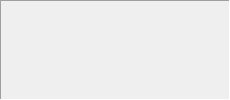
           <widget class="QFrame" name="frameInfoBox">
            <property name="sizePolicy">
             <sizepolicy hsizetype="Fixed" vsizetype="Minimum">
              <horstretch>0</horstretch>
              <verstretch>0</verstretch>
             </sizepolicy>
            </property>
            <property name="minimumSize">
             <size>
              <width>230</width>
              <height>0</height>
             </size>
            </property>
            <property name="maximumSize">
             <size>
              <width>230</width>
              <height>16777215</height>
             </size>
            </property>
            <property name="frameShape">
             <enum>QFrame::Panel</enum>
            </property>
            <property name="frameShadow">
             <enum>QFrame::Sunken</enum>
            </property>
            <layout class="QVBoxLayout" name="verticalLayout_4">
             <property name="leftMargin">
              <number>6</number>
             </property>
             <property name="topMargin">
              <number>6</number>
             </property>
             <property name="rightMargin">
              <number>6</number>
             </property>
             <property name="bottomMargin">
              <number>6</number>
             </property>
             <item>
              <widget class="QLabel" name="lblFilename">
               <property name="sizePolicy">
                <sizepolicy hsizetype="Preferred" vsizetype="Minimum">
                 <horstretch>0</horstretch>
                 <verstretch>0</verstretch>
                </sizepolicy>
               </property>
               <property name="font">
                <font>
                 <weight>75</weight>
                 <bold>true</bold>
                </font>
               </property>
               <property name="text">
                <string/>
               </property>
               <property name="wordWrap">
                <bool>true</bool>
               </property>
              </widget>
             </item>
             <item>
              <layout class="QHBoxLayout" name="horizontalLayout_4">
               <item>
                <widget class="QLabel" name="lblArchiveType">
                 <property name="sizePolicy">
                  <sizepolicy hsizetype="Minimum" vsizetype="Minimum">
                   <horstretch>0</horstretch>
                   <verstretch>0</verstretch>
                  </sizepolicy>
                 </property>
                 <property name="maximumSize">
                  <size>
                   <width>200</width>
                   <height>16777215</height>
                  </size>
                 </property>
                 <property name="font">
                  <font>
                   <italic>false</italic>
                  </font>
                 </property>
                 <property name="frameShape">
                  <enum>QFrame::NoFrame</enum>
                 </property>
                 <property name="frameShadow">
                  <enum>QFrame::Sunken</enum>
                 </property>
                 <property name="text">
                  <string/>
                 </property>
                 <property name="wordWrap">
                  <bool>false</bool>
                 </property>
                </widget>
               </item>
               <item>
                <widget class="QLabel" name="lblPageCount">
                 <property name="sizePolicy">
                  <sizepolicy hsizetype="Expanding" vsizetype="Minimum">
                   <horstretch>0</horstretch>
                   <verstretch>0</verstretch>
                  </sizepolicy>
                 </property>
                 <property name="font">
                  <font>
                   <italic>true</italic>
                  </font>
                 </property>
                 <property name="text">
                  <string/>
                 </property>
                </widget>
               </item>
              </layout>
             </item>
             <item>
              <widget class="QLabel" name="lblTagList">
               <property name="sizePolicy">
                <sizepolicy hsizetype="Preferred" vsizetype="Minimum">
                 <horstretch>0</horstretch>
                 <verstretch>0</verstretch>
                </sizepolicy>
               </property>
               <property name="text">
                <string/>
               </property>
              </widget>
             </item>
            </layout>
           </widget>
